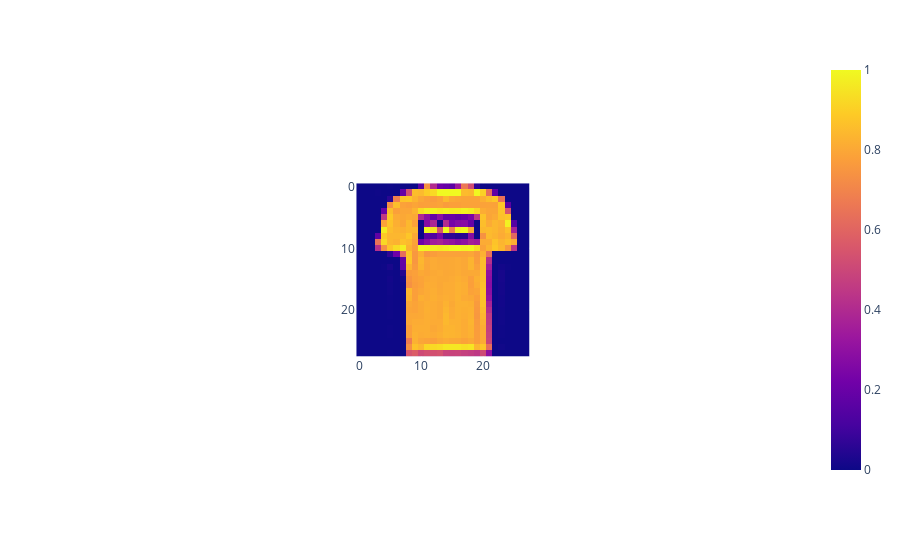

Notebook cell for this chart:
### Code cell
labels_map={
    0: 'T-shirt',
    1: 'Trouser',
    2: 'Pullover',
    3: 'Dress',
    4: 'Coat',
    5: 'Sandal',
    6: 'Shirt',
    7: 'Sneaker',
    8: 'Bag',
    9: 'Ankle Boot',
}

idx=1
print(f"This is a: {train_data.__getitem__(idx)[1]} - {labels_map[0]}")
px.imshow(train_data.__getitem__(idx)[0].reshape(28, 28))

### Figure 1 — Plotly figure (JSON) as saved in the notebook; plotly's stock layout.template omitted (floating-point values rounded to 4 significant figures; data arrays with more than 128 entries replaced by an {"elided": "..."} marker saying what was removed)
{"data": [{"coloraxis": "coloraxis", "hovertemplate": "x: %{x}<br>y: %{y}<br>color: %{z}<extra></extra>", "name": "0", "type": "heatmap", "xaxis": "x", "yaxis": "y", "z": {"elided": "28x28 float values"}}], "layout": {"autosize": true, "coloraxis": {"colorscale": [[0, "#0d0887"], [0.1111, "#46039f"], [0.2222, "#7201a8"], [0.3333, "#9c179e"], [0.4444, "#bd3786"], [0.5556, "#d8576b"], [0.6667, "#ed7953"], [0.7778, "#fb9f3a"], [0.8889, "#fdca26"], [1, "#f0f921"]]}, "margin": {"t": 60}, "xaxis": {"anchor": "y", "autorange": true, "constrain": "domain", "domain": [0.3806, 0.6194], "range": [-0.5, 27.5], "scaleanchor": "y"}, "yaxis": {"anchor": "x", "autorange": true, "constrain": "domain", "domain": [0, 1], "range": [27.5, -0.5]}}}
